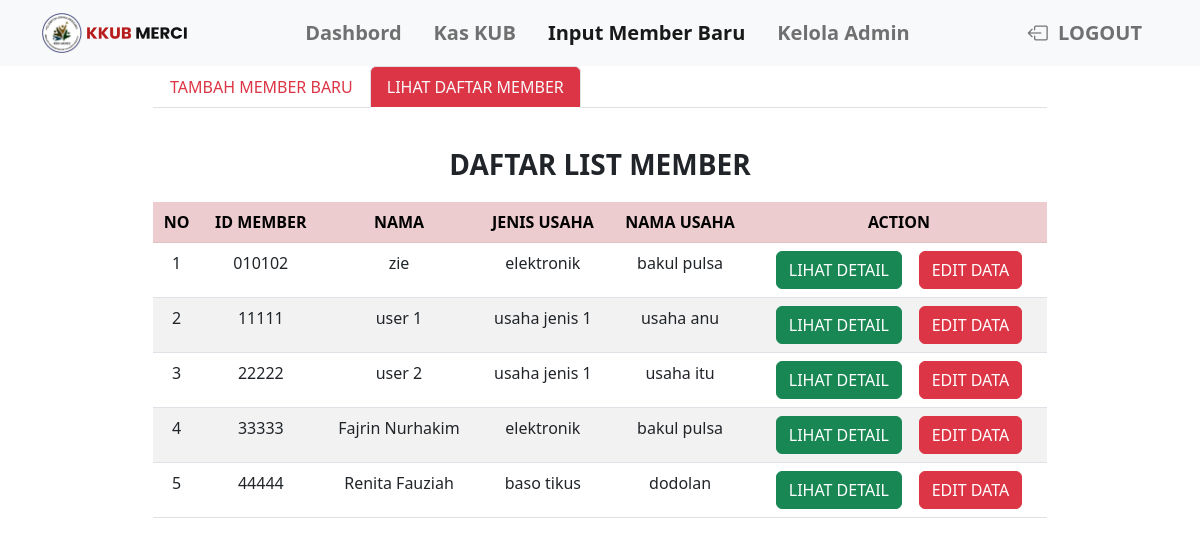
Page /adm/admListMember.php (signed in) on the committed database.
### tables this page shows
CREATE TABLE `tbl_keanggotaan` (
  `id` varchar(20) NOT NULL,
  `nama` varchar(50) NOT NULL,
  `no_hp` varchar(20) NOT NULL,
  `alamat` text NOT NULL,
  `jenis_usaha` varchar(50) NOT NULL,
  `nama_usaha` varchar(50) NOT NULL,
  `foto_member` text NOT NULL
);

### adm/admListMember.php (the view, shortened to what this page needs)
<?php
    include("../config.php");
?>
<!doctype html>
<html lang="en">
<head>
    <link href="https://cdn.jsdelivr.net/npm/bootstrap@5.2.0-beta1/dist/css/bootstrap.min.css" rel="stylesheet">
    <link rel="stylesheet" href="../css/style.css">
    <link rel="stylesheet" href="https://cdn.jsdelivr.net/npm/bootstrap-icons@1.8.2/font/bootstrap-icons.css">
</head>
<body>
    <nav class="navbar navbar-expand-lg bg-light">
        <div class="container">
            <a class="navbar-brand" href="#">
                <img src="../img/logo.png" width="40px" height="40px">
                <img src="../img/textLogo.png" width="100px">
            </a>
            <div class="collapse navbar-collapse" id="navbarNav">
                <ul class="navbar-nav ms-auto">
                    <li class="nav-item mx-2">
                        <a class="nav-link fw-bold fs-5" aria-current="page" href="admDashbord.php">Dashbord</a>
                    </li>
                    <li class="nav-item mx-2">
                        <a class="nav-link fw-bold fs-5 " aria-current="page" href="admKasKonfirm.php">Kas KUB</a>
                    </li>
                    <li class="nav-item mx-2">
                        <a class="nav-link fw-bold fs-5 active" href="#">Input Member Baru</a>
                    </li>
                    <li class="nav-item mx-2">
                        <a class="nav-link fw-bold fs-5 " href="admNewAdmin.php">Kelola Admin</a>
                    </li>
                </ul>
                <ul class="navbar-nav ms-auto">
                    <li class="nav-item mx-2">
                        <a class="nav-link fw-bold fs-5 " href="confLogOut.php"><i class="bi bi-box-arrow-left"></i></i>&nbsp LOGOUT</a>
                    </li>
                </ul>
            </div>
        </div>
    </nav>
    <div class="row justify-content-center">
        <div class="col-lg-9 lebar-xy">
            <ul class="nav nav-tabs">
                <li class="nav-item">
                    <a class="nav-link text-danger" href="admNewMember.php">TAMBAH MEMBER BARU</a>
                </li>
                <li class="nav-item">
                    <a class="nav-link active bg-danger text-light " href="admListMember.php">LIHAT DAFTAR MEMBER</a>
                </li>
            </ul>
            <div class="container-new-member">
            <h3 style="margin-top: 20px;"><center><strong>DAFTAR LIST MEMBER</strong></center></h3>
            <table class="table table-striped" style="margin-top: 20px;">
                <tr class="table-danger" style="text-align: center;">
                    <th>NO</th>
                    <th>ID MEMBER</th>
                    <th>NAMA</th>
                    <th>JENIS USAHA</th>
                    <th>NAMA USAHA</th>
                    <th>ACTION</th>
                </tr>
                <?php
                $sql = "SELECT * FROM tbl_keanggotaan";
                $query = mysqli_query($db, $sql);
                $no = 1;
                while ($data = mysqli_fetch_array($query)) {
                    echo "<tr align='center'>";
                    echo "<td>" . $no . "</td>";
                    echo "<td>" . $data['id'] . "</td>";
                    echo "<td>" . $data['nama'] . "</td>";
                    echo "<td>" . $data['jenis_usaha'] . "</td>";
                    echo "<td>" . $data['nama_usaha'] . "</td>";
                    echo "<td>";
                    echo "<a class='btn btn-success' href='admLihatDetailDataMember.php?id=" . $data['id'] . "'>LIHAT DETAIL</a> &nbsp &nbsp";
                    echo "<a class='btn btn-danger' href='admEditDataMember.php?id=" . $data['id'] . "'>EDIT DATA</a>";
                    echo "</td>";
                    echo "</tr>";
                    $no++;
                }
                ?>
            </table>
            </div>
        </div>
    </div>
</body>
</html>

### css/style.css (style rules this page uses)
.lebar-xy { height: 490px; }
.container-new-member { margin-top: 40px; }

### rows in the picture
tbl_keanggotaan: id "010102", nama "zie", jenis_usaha "elektronik", nama_usaha "bakul pulsa"
tbl_keanggotaan: id "11111", nama "user 1", jenis_usaha "usaha jenis 1", nama_usaha "usaha anu"
tbl_keanggotaan: id "22222", nama "user 2", jenis_usaha "usaha jenis 1", nama_usaha "usaha itu"
tbl_keanggotaan: id "33333", nama "Fajrin Nurhakim", jenis_usaha "elektronik", nama_usaha "bakul pulsa"
tbl_keanggotaan: id "44444", nama "Renita Fauziah", jenis_usaha "baso tikus", nama_usaha "dodolan"
